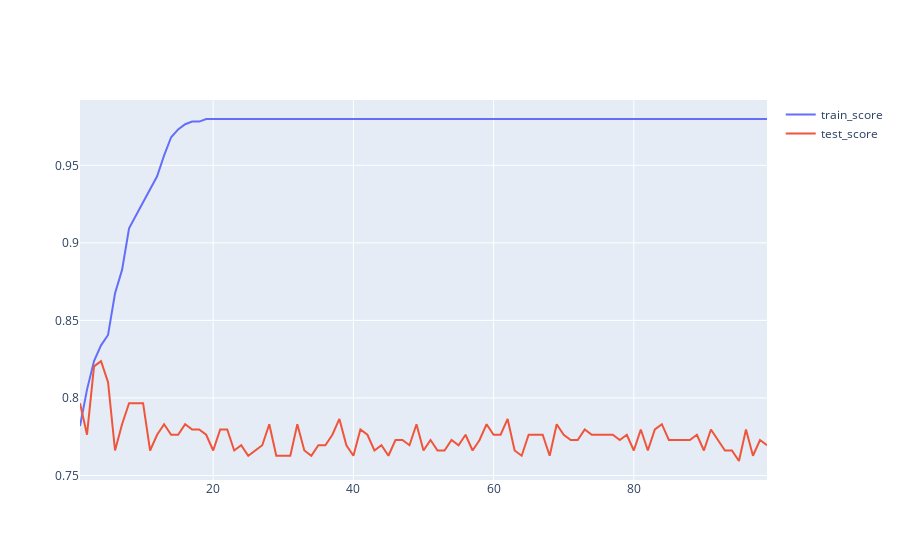

Write notebook code for a chart like this one.
### Code cell
import plotly.graph_objs as pgo
fig = pgo.Figure()
fig.add_trace(pgo.Scatter(x=scores_data["max_depth"], y=scores_data["train_score"], mode='lines', name="train_score"))
fig.add_trace(pgo.Scatter(x=scores_data["max_depth"], y=scores_data["test_score"], mode='lines', name="test_score"))
fig.show()
